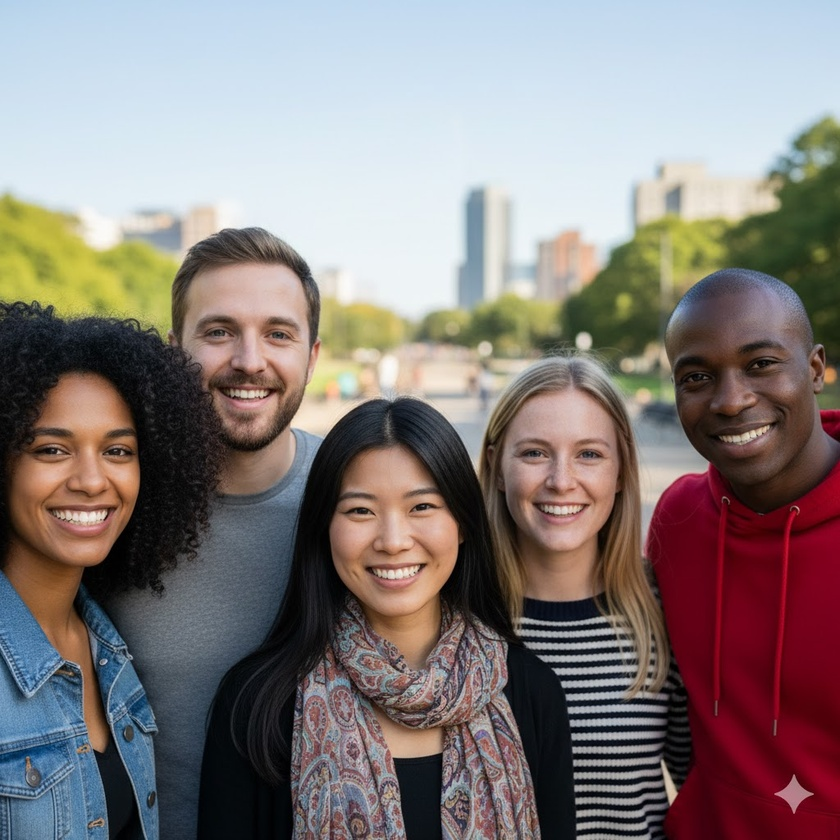
#> input picture wk9.jpg, 840 x 840 px, shrunk from 1024 x 1024 before the run, found by its file name
$ python week9.py
#> lines starting #> are read from the running program, lines starting #| are printed output that depends on the picture; after the words box and inside, x2 and y2 are one past the last pixel; in counts of white or black regions, pixels touching at a corner belong together
import cv2
import matplotlib.pyplot as plt

# Load pre-trained Haar Cascade classifier for face detection
haarcascade_path = cv2.data.haarcascades + 'haarcascade_frontalface_default.xml'
face_cascade = cv2.CascadeClassifier(haarcascade_path)

def detect_faces(image_path):
    """Detect faces in an image using Haar Cascade."""
#> called with image_path = '/content/wk9.jpg'
    # Load the image
    image = cv2.imread(image_path)
#> image is the input picture: shape (840, 840, 3); mean B, G, R 122.4, 124.1, 133.5
    gray = cv2.cvtColor(image, cv2.COLOR_BGR2GRAY)  # Convert to grayscale
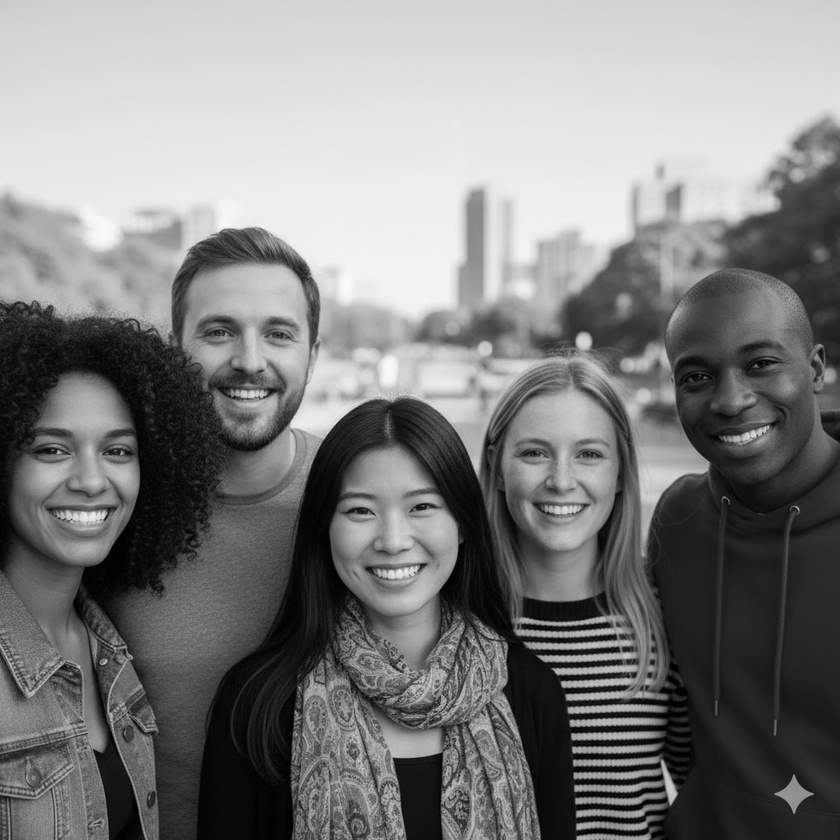
#> gray: shape (840, 840); min 0, max 251, mean 126.7

    # Detect faces
    faces = face_cascade.detectMultiScale(gray, scaleFactor=1.1, minNeighbors=5, minSize=(30, 30))
#> faces = [[608, 340, 106, 106], [493, 400, 137, 137], [17, 395, 142, 142], [320, 453, 148, 148], [171, 273, 153, 153], [654, 311, 151, 151]]

    # Draw rectangles around detected faces
    for (x, y, w, h) in faces:
        cv2.rectangle(image, (x, y), (x + w, y + h), (255, 0, 0), 2)
#> this loop made 6 passes
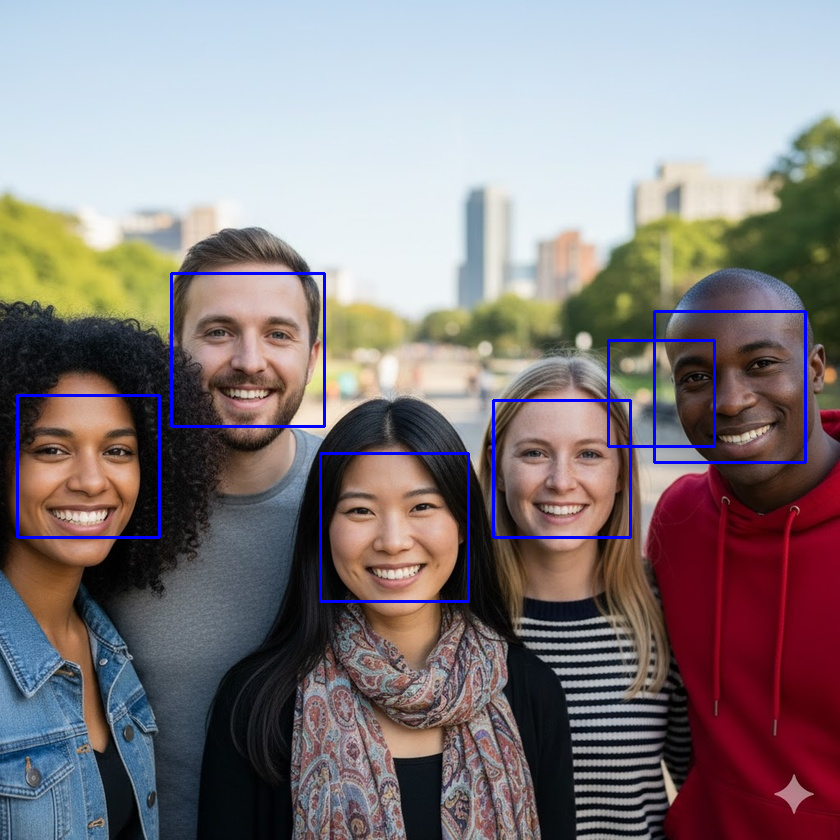
#> image: shape (840, 840, 3); 1.41% of pixels changed, all inside (x1, y1, x2, y2) = (16, 272, 807, 603)

    # Convert the image to RGB for displaying
    image_rgb = cv2.cvtColor(image, cv2.COLOR_BGR2RGB)

    # Display the image
    plt.imshow(image_rgb)
    plt.axis("off")
    plt.show()

    print(f"Detected {len(faces)} face(s).")
#| Detected 6 face(s).

# Test the program with an example image
image_path = "/content/wk9.jpg"  # Replace with the path to your image
detect_faces(image_path)
